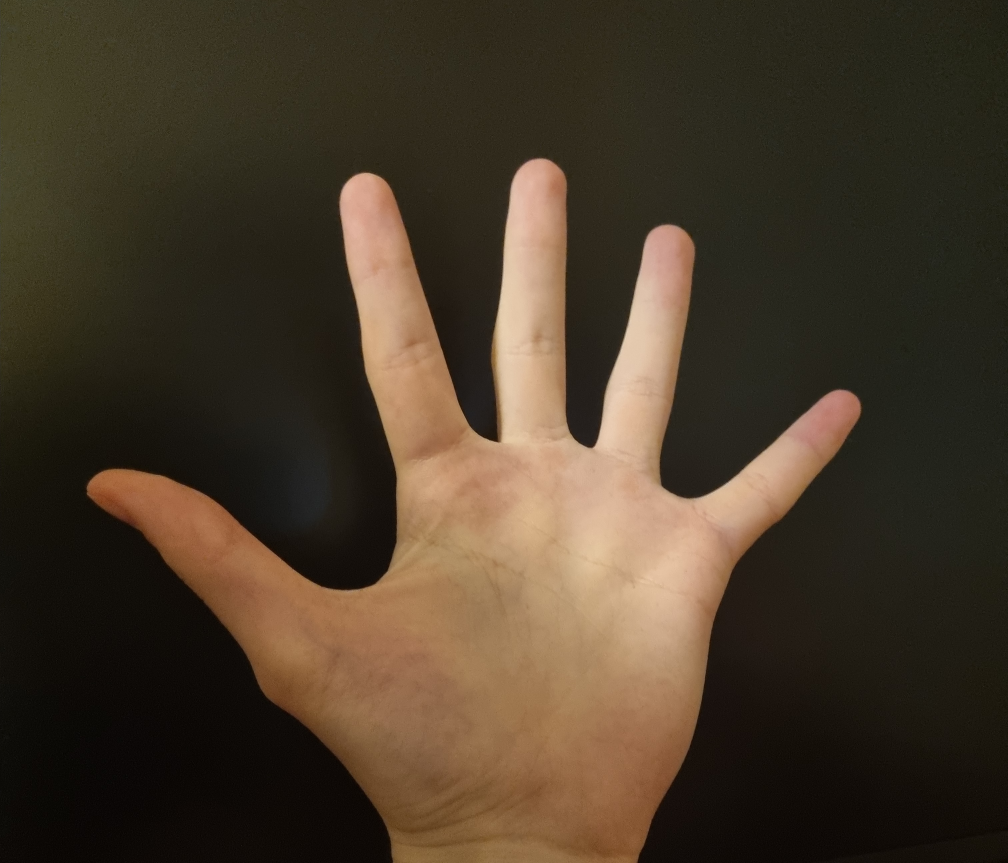
#> input picture seminars/seminar_06/data/cool_hand.jpg, 3024 x 2588 px (shown at 1/3 size)
$ jupyter execute --allow-errors Seminar_6.ipynb   (older library calls are emulated)
#> lines starting #> are read from the running program, lines starting #| are printed output that depends on the picture; after the words box and inside, x2 and y2 are one past the last pixel; in counts of white or black regions, pixels touching at a corner belong together
# Семинар 6 - Классические алгоритмы сегментации изображения и обнаружения объектов

**Данный семинар содержит ДЗ**

***

[cell 1]
import random as rng

import cv2
import numpy as np
import matplotlib.pyplot as plt

rng.seed(12345)

[cell 2]
# !mkdir -p data
# !wget https://github.com/opencv/opencv/raw/4.x/samples/data/cards.png -O data/cards.png

# Image Segmentation with Distance Transform and Watershed Algorithm

Источник - https://docs.opencv.org/3.4/d2/dbd/tutorial_distance_transform.html

В этом семинаре вы узнаете, как:

- Использовать `cv2.filter2D`, чтобы выполнить фильтрацию Лапласа для повышения резкости изображения.
- Использовать `cv2.distanceTransform`, чтобы получить производное представление двоичного изображения, где значение каждого пикселя заменяется его расстоянием до ближайшего пикселя фона.
- Использовать `cv2.watershed`, чтобы изолировать объекты на изображении от фона.

#> (a cell that did not finish here is left out)

#> (a cell that did not finish here is left out)

[cell 5]
# Create a kernel that we will use to sharpen our image
# an approximation of second derivative, a quite strong kernel
kernel = np.array(
    [[  1,  1,  1],
     [  1, -8,  1],
     [  1,  1,  1]], dtype=np.float32)
#> kernel = [[1, 1, 1], [1, -8, 1], [1, 1, 1]]
# do the laplacian filtering as it is
# well, we need to convert everything in something more deeper then CV_8U
# because the kernel has some negative values,
# and we can expect in general to have a Laplacian image with negative values
# BUT a 8bits unsigned int (the one we are working with) can contain values from 0 to 255
# so the possible negative number will be truncated
#> (the rest of this cell did not finish here and is left out)

### Бинаризация изображения

#> (a cell that did not finish here is left out)

### Distance transform

#> (a cell that did not finish here is left out)

#> (a cell that did not finish here is left out)

#> (a cell that did not finish here is left out)

### Алгоритм Watershed

#> (a cell that did not finish here is left out)

#> (a cell that did not finish here is left out)

# Домашнее задание: подсчет количества пальцев

**Это оцениваемое ДЗ**

Вам предлагается реализовать алгоритм, подсчитывающий количество пальцев.

Один из возможных вариантов решения:
- Получить бинаризованное изображение и найти контур руки;
- Построить выпуклый контур функцией `cv2.convexHull` - https://docs.opencv.org/3.4/d7/d1d/tutorial_hull.html
- Найти дефекты выпуклости контура функцией [`cv2.convexityDefects`](https://docs.opencv.org/3.4/d3/dc0/group__imgproc__shape.html#gada4437098113fd8683c932e0567f47ba)
- После некоторой фильтрации дефектов, их число будет напрямую коррелировать с числом пальцев.

**Требования:**
1. Продемонстрируйте работоспособность алгоритма на любом числе пальцев (от 0 до 5).
2. Используйте фото своей руки для демонстрации (предложенное фото лишь для отладки).

[cell 12]
img = cv2.cvtColor(cv2.imread("data/cool_hand.jpg"), cv2.COLOR_BGR2RGB)
plt.imshow(img);

### Решение ДЗ

Идея решения:

1. Сегментировать кожу в пространстве `YCrCb`.
2. Очистить бинарную маску морфологическими операциями.
3. Оставить крупнейшую связную компоненту, соответствующую кисти.
4. Найти выпуклую оболочку кисти и выбрать верхние удаленные точки как кандидаты в кончики пальцев.
5. Сгруппировать близкие по углу точки и посчитать число групп.

[cell 13]
img_bgr = cv2.imread("data/cool_hand.jpg")
#> img_bgr is the input picture: shape (2588, 3024, 3); mean B, G, R 41.6, 58.1, 71.4
img_rgb = cv2.cvtColor(img_bgr, cv2.COLOR_BGR2RGB)

ycrcb = cv2.cvtColor(img_bgr, cv2.COLOR_BGR2YCrCb)
#> ycrcb: shape (2588, 3024, 3); mean of channels 0, 1, 2 60.2, 136, 117.6
skin_mask = cv2.inRange(
    ycrcb,
    np.array([0, 133, 77], dtype=np.uint8),
    np.array([255, 173, 127], dtype=np.uint8),
)
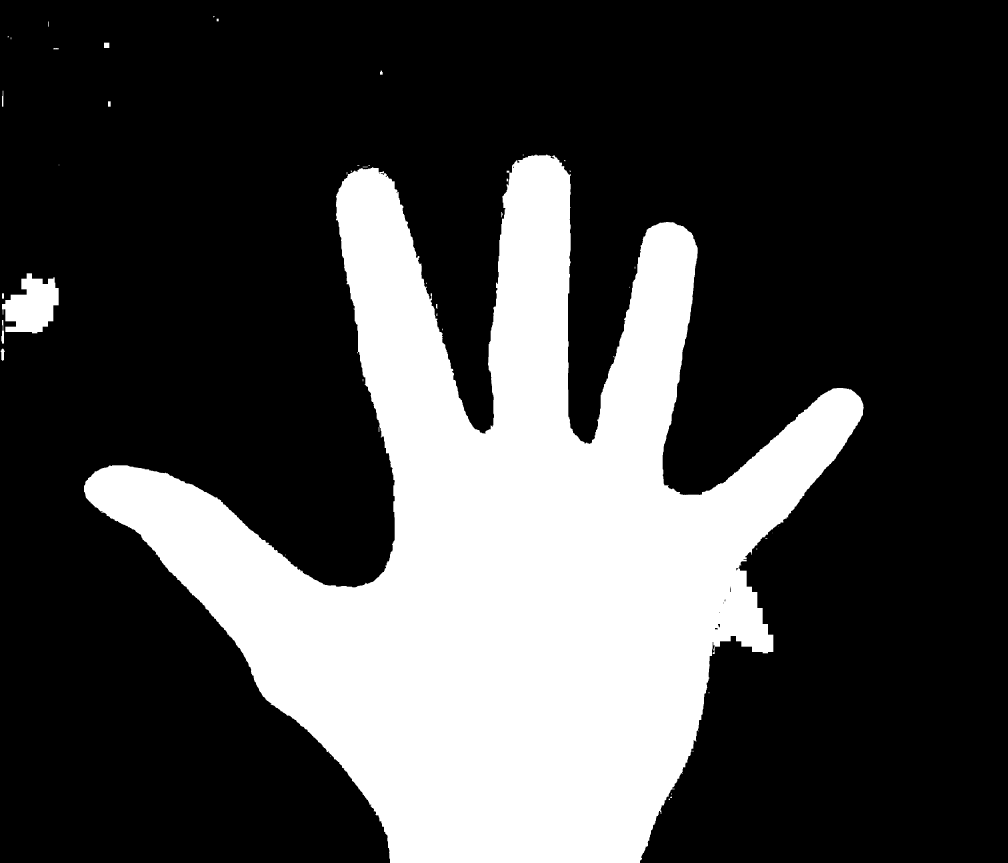
#> skin_mask: shape (2588, 3024) (shown at 1/3 size); 27.6% white; 46 white regions (27 under 20 px), largest, box (x1, y1, x2, y2) and area: (252, 464, 2591, 2588) 2140075, (6, 820, 176, 1000) 20192, (4, 960, 12, 1032) 360

skin_mask = cv2.GaussianBlur(skin_mask, (5, 5), 0)
_, skin_mask = cv2.threshold(skin_mask, 0, 255, cv2.THRESH_BINARY)
#> skin_mask: shape (2588, 3024); 28.1% white; 25 white regions, largest, box (x1, y1, x2, y2) and area: (250, 462, 2593, 2588) 2169859, (2, 818, 178, 1034) 22848, (0, 1044, 16, 1084) 496
skin_mask = cv2.morphologyEx(skin_mask, cv2.MORPH_OPEN, np.ones((5, 5), np.uint8), iterations=1)
skin_mask = cv2.morphologyEx(skin_mask, cv2.MORPH_CLOSE, np.ones((9, 9), np.uint8), iterations=2)
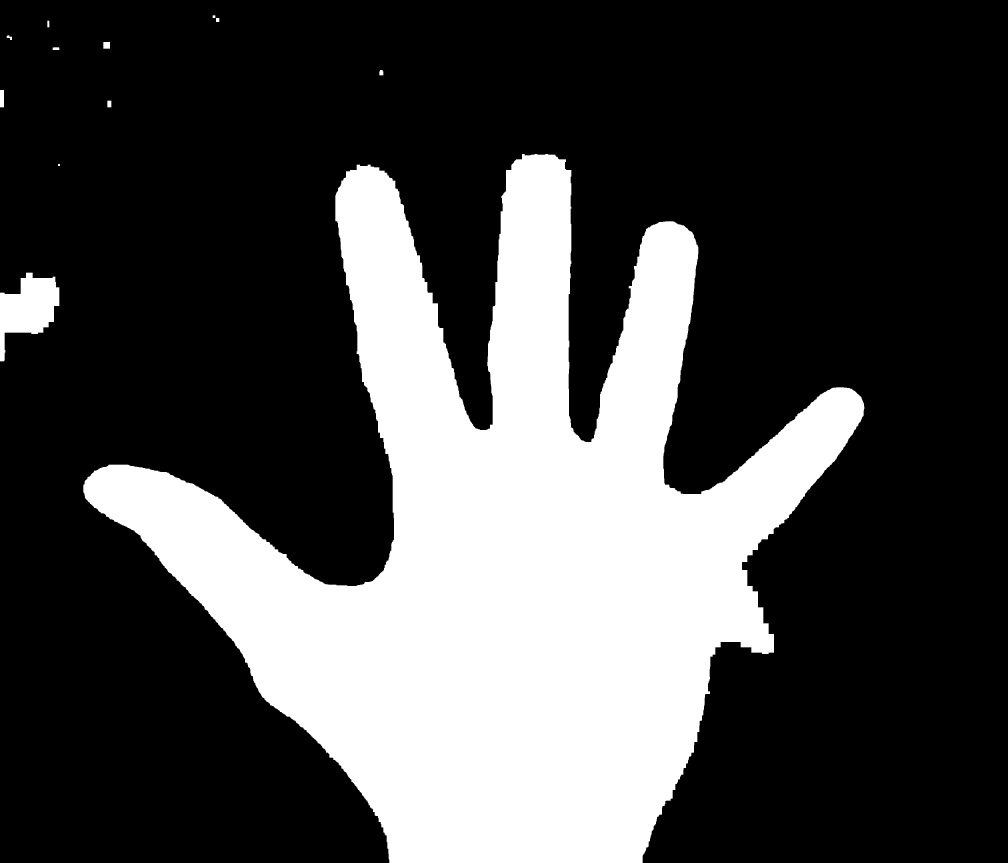
#> skin_mask: shape (2588, 3024) (shown at 1/3 size); 28.1% white; 12 white regions, largest, box (x1, y1, x2, y2) and area: (250, 462, 2593, 2588) 2173232, (0, 818, 178, 1084) 25568, (0, 270, 12, 322) 624

num_labels, labels, stats, _ = cv2.connectedComponentsWithStats(skin_mask)
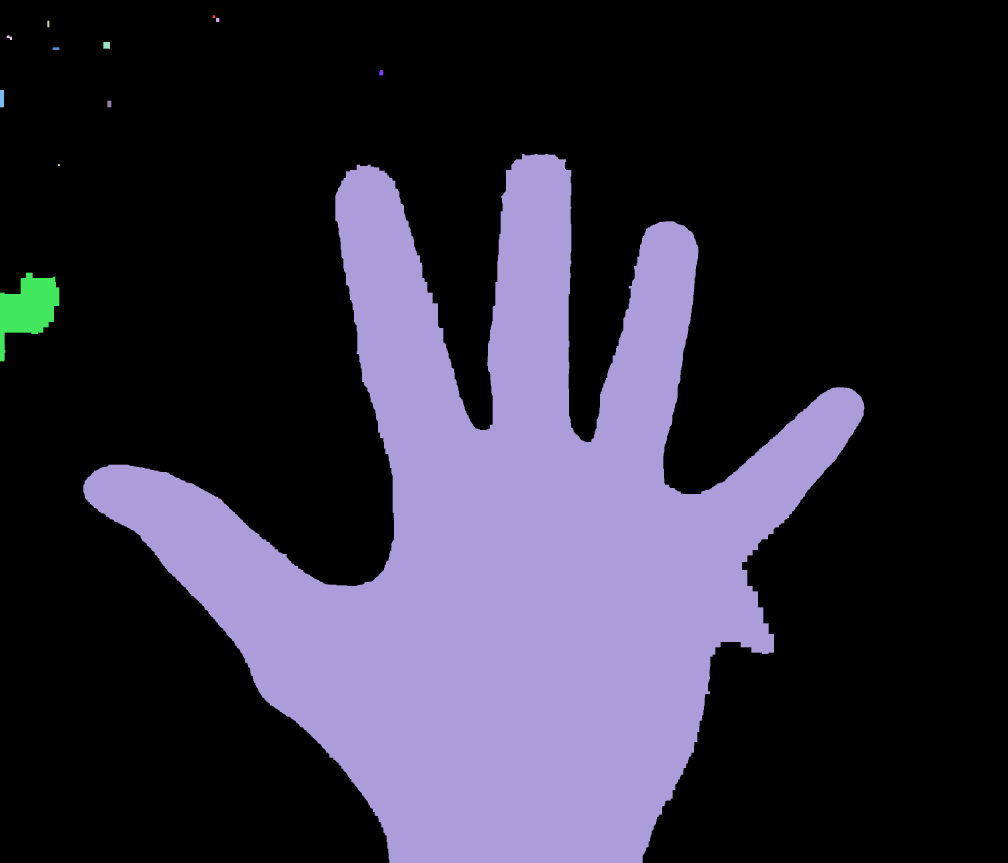
#> labels: shape (2588, 3024) int32 (shown at 1/3 size); 13 distinct labels, from 0 to 12; one colour per label, 0 black
#> num_labels = 13; stats = 13 rows, first 6: [0, 0, 3024, 2588, 5625249], [638, 46, 8, 8, 64], [648, 54, 10, 12, 120], [142, 62, 6, 20, 119], [20, 106, 16, 14, 127], [310, 126, 20, 20, 400]
largest_label = 1 + np.argmax(stats[1:, cv2.CC_STAT_AREA])
#> largest_label = 10
hand_mask = np.uint8(labels == largest_label) * 255
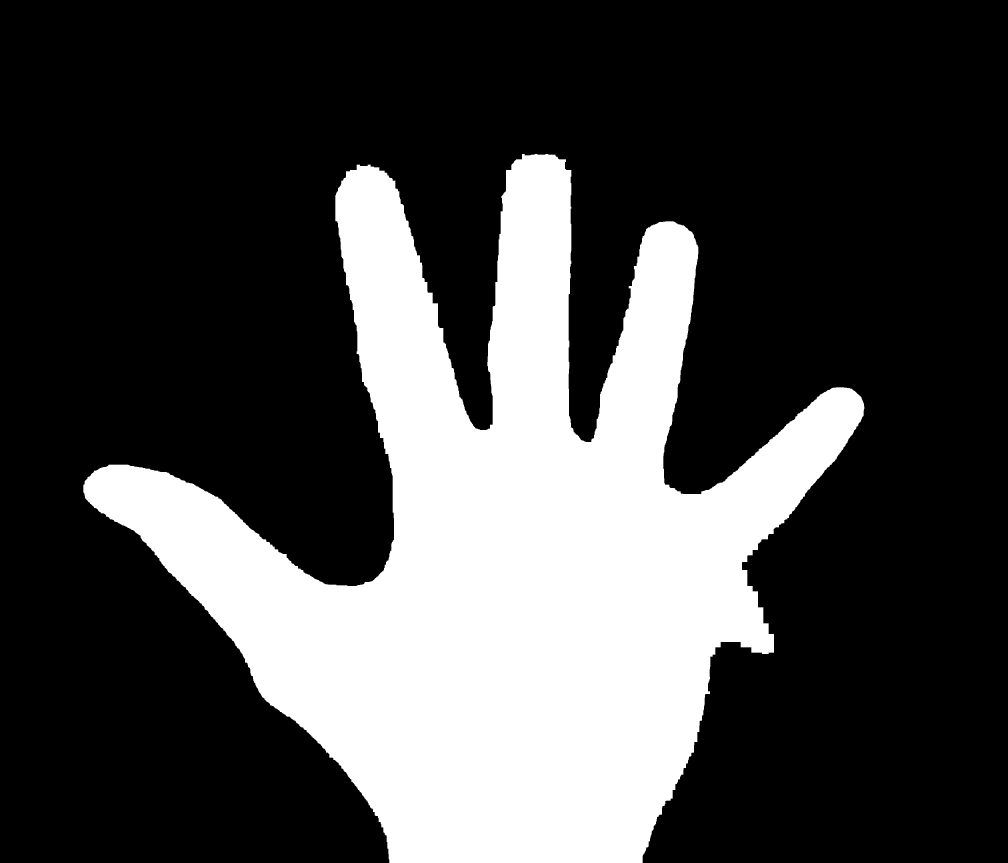
#> hand_mask: shape (2588, 3024) (shown at 1/3 size); 27.8% white; 1 white region

plt.figure(figsize=(12, 5))
plt.subplot(121)
plt.imshow(img_rgb)
plt.title("Исходное изображение")
plt.axis("off")
plt.subplot(122)
plt.imshow(hand_mask, cmap="gray")
plt.title("Маска руки")
plt.axis("off");

[cell 14]
contours, _ = cv2.findContours(hand_mask, cv2.RETR_EXTERNAL, cv2.CHAIN_APPROX_SIMPLE)
#> contours = 1 contour; box (x1, y1, x2, y2) and area: (250, 462, 2593, 2588) 2167180
hand_contour = max(contours, key=cv2.contourArea)
#> hand_contour = contour of 3541 points, box (x1, y1, x2, y2) (250, 462, 2593, 2588), area 2167180

moments = cv2.moments(hand_contour)
#> moments = moments, m00 2167179.5, centre m10/m00, m01/m00 = (1514.8, 1666.2)
center = np.array([
    moments["m10"] / moments["m00"],
    moments["m01"] / moments["m00"],
])
#> center = [1514.8, 1666.2]

_, _, _, h = cv2.boundingRect(hand_contour)
#> h = 2126
hull_points = cv2.convexHull(hand_contour)[:, 0, :]
#> hull_points = 26 pairs, first value 250 to 2592, second value 462 to 2587

candidates = []
for point in hull_points:
    if point[1] >= center[1] + 0.05 * h:
        continue

    distance = np.linalg.norm(point - center)
    angle = np.degrees(np.arctan2(-(point[1] - center[1]), point[0] - center[0]))
    candidates.append((angle, distance, point))
#> this loop made 26 passes
#> (point, distance, angle) on passes 1 to 12: ([1643, 462], 1211, 83.92), ([1665, 464], 1211.6, 82.88), ([1697, 478], 1202.1, 81.28), ([2051, 676], 1126.1, 61.56), ([2062, 685], 1123.5, 60.85), ([2074, 695], 1120.7, 60.07), ([2576, 1184], 1165.7, 24.44), ([2583, 1191], 1169.2, 23.98), ([2584, 1193], 1169.3, 23.87), ([2590, 1208], 1168.8, 23.08), ([2591, 1211], 1168.6, 22.93), ([2592, 1219], 1166.4, 22.55)
#> point on passes 15 to 17: [2321, 1957], [1927, 2587], [1168, 2587]
#> after the loop, candidates = 23 items, first 6: (83.92, 1211, [1643, 462]), (82.88, 1211.6, [1665, 464]), (81.28, 1202.1, [1697, 478]), (61.56, 1126.1, [2051, 676]), (60.85, 1123.5, [2062, 685]), (60.07, 1120.7, [2074, 695])

candidates.sort(key=lambda item: item[0])

clusters = []
angle_threshold = 12
for item in candidates:
    if not clusters or item[0] - clusters[-1][-1][0] > angle_threshold:
        clusters.append([item])
    else:
        clusters[-1].append(item)
#> this loop made 23 passes
#> item on passes 1 to 12: (21.35, 1154.4, [2590, 1246]), (22.23, 1163.7, [2592, 1226]), (22.55, 1166.4, [2592, 1219]), (22.93, 1168.6, [2591, 1211]), (23.08, 1168.8, [2590, 1208]), (23.87, 1169.3, [2584, 1193]), (23.98, 1169.2, [2583, 1191]), (24.44, 1165.7, [2576, 1184]), (60.07, 1120.7, [2074, 695]), (60.85, 1123.5, [2062, 685]), (61.56, 1126.1, [2051, 676]), (81.28, 1202.1, [1697, 478])
#> after the loop, clusters = 5 items

fingertips = [max(cluster, key=lambda item: item[1])[2] for cluster in clusters]
#> fingertips = [[2584, 1193], [2051, 676], [1665, 464], [1070, 494], [250, 1454]]
finger_count = len(fingertips)
#> finger_count = 5

result = img_rgb.copy()
cv2.drawContours(result, [hand_contour], -1, (0, 255, 0), 3)
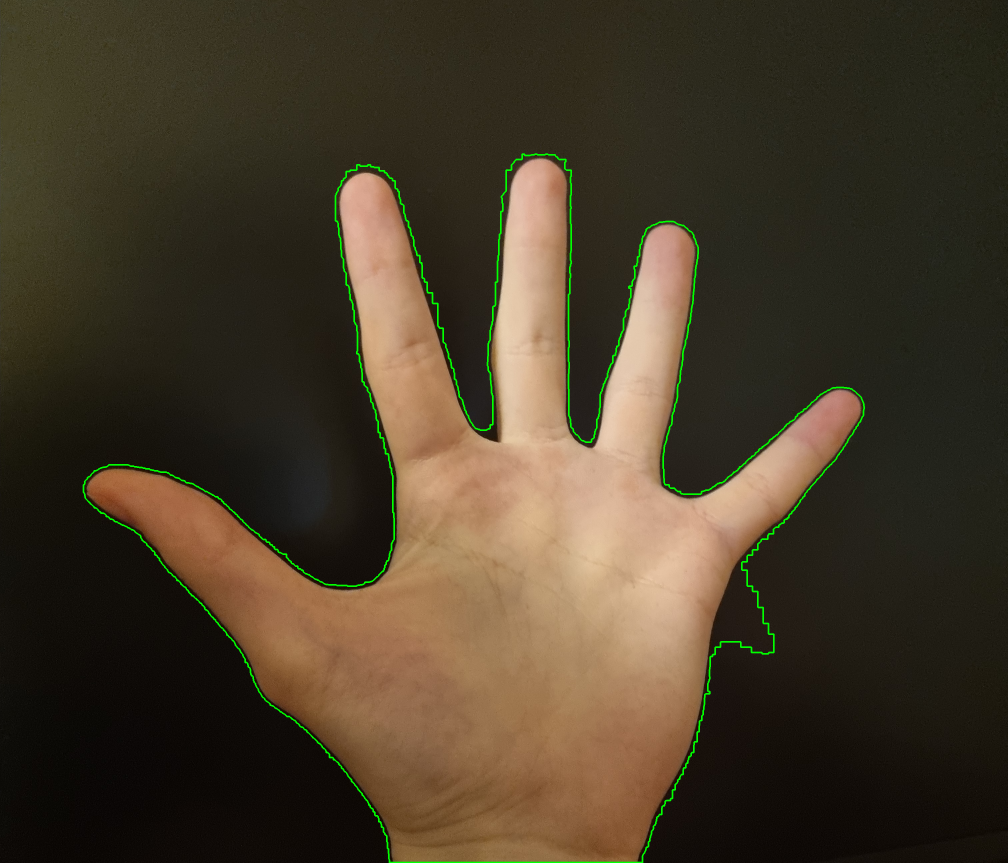
#> result: shape (2588, 3024, 3) (shown at 1/3 size); mean R, G, B 71.1, 59.7, 41.5
cv2.circle(result, tuple(np.int32(center)), 10, (255, 255, 0), -1)
for point in fingertips:
    cv2.circle(result, tuple(point), 18, (255, 0, 0), -1)
#> this loop made 5 passes

plt.figure(figsize=(7, 7))
plt.imshow(result)
plt.title(f"Найдено пальцев: {finger_count}")
plt.axis("off")
plt.show()

print(f"Количество пальцев на изображении: {finger_count}")
#| Количество пальцев на изображении: 5
